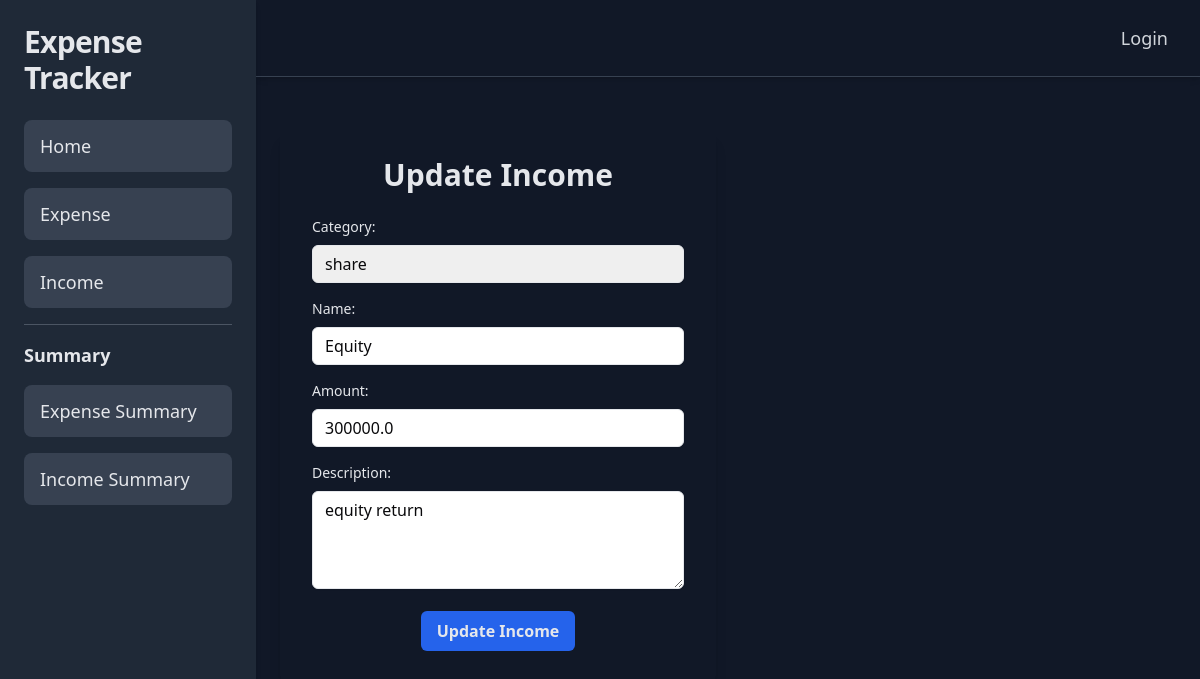
Screenshot of /update_income/4/ with the database file from the repository.
### core/models.py (models this page shows, shortened)
class Income(models.Model):
    user = models.ForeignKey(User, on_delete=models.CASCADE)
    name = models.CharField(max_length=200)
    amount = models.FloatField()
    date = models.DateField(auto_now_add=True)
    category = models.ForeignKey('IncomeCategory', on_delete=models.CASCADE)
    description = models.TextField()

class IncomeCategory(models.Model):
    name = models.CharField(max_length=100)
    class Meta:
        verbose_name_plural = "Income Categories"

### core/views.py (the view)
# urls.py: path('update_income/<int:incom_id>/', update_income, name='update_income'),
def update_income(request, incom_id):
    print(incom_id)
    if request.method == 'POST':
        name = request.POST['name']
        amount = request.POST['amount']
        description = request.POST['description']
        cat = request.POST.get('category')
        category = IncomeCategory.objects.get(id=cat)
        income = Income.objects.get(id=incom_id)
        income.name = name
        income.amount = amount
        description = description
        income.category = category
        income.save()
        return redirect('income')
    else:
        income=Income.objects.get(id=incom_id)
        income_category=IncomeCategory.objects.all()
        content_send={
            'income':income,
            'income_category':income_category
        }
        return render(request, 'core/update_income.html',content_send)

### core/templates/core/update_income.html (shortened to what this page needs)
{% extends 'core/base.html' %}
{% block content %}
<div class="container mx-auto mt-8 max-w-md">
    <div class="bg-dark-800 shadow-lg rounded-lg px-8 pt-6 pb-8 mb-4">
        <h2 class="text-3xl font-bold mb-6 text-center text-dark-100">Update Income</h2>
        <form method="post">
            <div class="mb-4">
                <label class="block text-dark-100 text-sm font-medium mb-2" for="category">
                    Category:
                </label>
                <select class="shadow-sm appearance-none border border-dark-600 rounded-md w-full py-2 px-3 text-[#09090b] bg-dark-700 leading-tight focus:outline-none focus:ring-2 focus:ring-blue-500 focus:border-blue-500" id="category" name="category" required>
                    {% for category in income_category %}
                        <option value="{{ category.id }}" {% if category.id == income.category.id %}selected{% endif %}>{{ category.name }}</option>
                    {% endfor %}
                </select>
            </div>
            <div class="mb-4">
                <label class="block text-dark-100 text-sm font-medium mb-2" for="name">
                    Name:
                </label>
                <input class="shadow-sm appearance-none border border-dark-600 rounded-md w-full py-2 px-3 text-[#09090b] bg-dark-700 leading-tight focus:outline-none focus:ring-2 focus:ring-blue-500 focus:border-blue-500" id="name" name="name" type="text" value="{{ income.name }}" required>
            </div>
            <div class="mb-4">
                <label class="block text-dark-100 text-sm font-medium mb-2" for="amount">
                    Amount:
                </label>
                <input class="shadow-sm appearance-none border border-dark-600 rounded-md w-full py-2 px-3 text-[#09090b] bg-dark-700 leading-tight focus:outline-none focus:ring-2 focus:ring-blue-500 focus:border-blue-500" id="amount" name="amount" type="number" value="{{ income.amount }}" step="0.01" required>
            </div>
            <div class="mb-4">
                <label class="block text-dark-100 text-sm font-medium mb-2" for="description">
                    Description:
                </label>
                <textarea class="shadow-sm appearance-none border border-dark-600 rounded-md w-full py-2 px-3 text-[#09090b] bg-dark-700 leading-tight focus:outline-none focus:ring-2 focus:ring-blue-500 focus:border-blue-500" id="description" name="description" rows="4">{{ income.description }}</textarea>
            </div>
            <div class="flex items-center justify-center">
                <button class="bg-blue-600 hover:bg-blue-700 text-dark-100 font-bold py-2 px-4 rounded-md focus:outline-none focus:ring-2 focus:ring-blue-500 focus:ring-offset-2 transition duration-150 ease-in-out" type="submit">
                    Update Income
                </button>
            </div>
        </form>
    </div>
</div>
{% endblock %}

### rows the page displays
Income: category "share", name "Equity", amount "300000.0", description "equity return"
